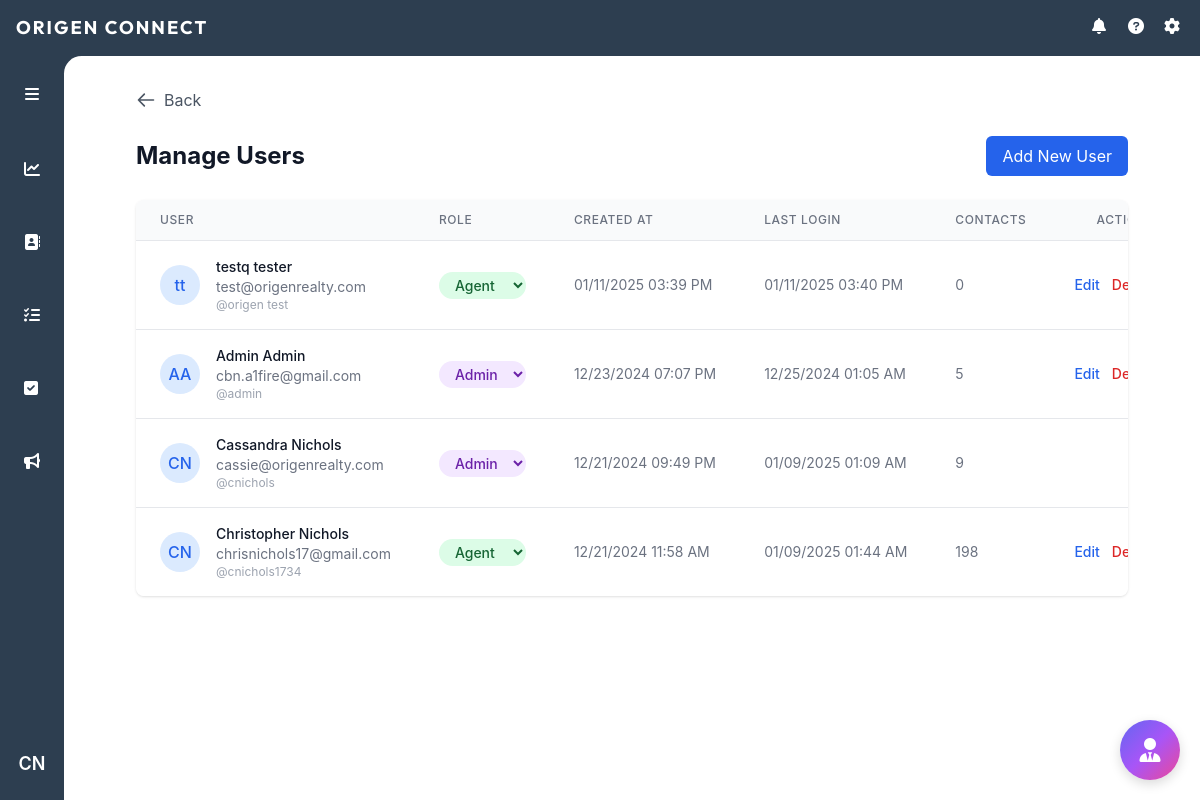
The app's page /manage-users (signed in) with its own data.
### models.py (models this page shows, shortened)
class User(UserMixin, db.Model):
    id = db.Column(db.Integer, primary_key=True)
    username = db.Column(db.String(80), unique=True, nullable=False)
    email = db.Column(db.String(120), unique=True, nullable=False)
    password_hash = db.Column(db.String(128))
    first_name = db.Column(db.String(80), nullable=False)
    last_name = db.Column(db.String(80), nullable=False)
    role = db.Column(db.String(20), nullable=False, default='agent')
    created_at = db.Column(db.DateTime, nullable=False, default=datetime.utcnow)
    last_login = db.Column(db.DateTime)

### routes/auth.py (the view)
@auth_bp.route('/manage-users')
@login_required
@admin_required
def manage_users():
    users = User.query.order_by(User.created_at.desc()).all()
    return render_template('manage_users.html', users=users, format_datetime=format_datetime_cst)

### app.py (called while the page is built)
def create_app():
    app = Flask(__name__)
    app.config.from_object('config.Config')
    db.init_app(app)
    migrate = Migrate(app, db)
    login_manager = LoginManager()
    login_manager.init_app(app)
    login_manager.login_view = 'auth.login'
    app.jinja_env.filters['abs'] = abs
    mail = Mail()
    mail.init_app(app)
    @login_manager.user_loader
    def load_user(user_id):
        return User.query.get(int(user_id))
    app.register_blueprint(main_bp)
    app.register_blueprint(auth_bp)
    app.register_blueprint(tasks_bp)
    app.register_blueprint(contacts_bp)
    app.register_blueprint(daily_todo)
    app.register_blueprint(ai_chat)
    app.register_blueprint(user_todo_bp)
    app.register_blueprint(admin_bp)
    return app

### routes/auth.py (called while the page is built)
def format_datetime_cst(utc_dt):
    if not utc_dt:
        return 'Never'
    central = pytz.timezone('America/Chicago')
    if utc_dt.tzinfo is None:
        utc_dt = pytz.utc.localize(utc_dt)
    central_dt = utc_dt.astimezone(central)
    return central_dt.strftime('%m/%d/%Y %I:%M %p')

def admin_required(f):
    @wraps(f)
    def decorated_function(*args, **kwargs):
        if not current_user.is_authenticated or current_user.role != 'admin':
            flash('You do not have permission to access this page.', 'error')
            return redirect(url_for('main.index'))
        return f(*args, **kwargs)
    return decorated_function

@auth_bp.before_request
def update_last_login():
    if current_user.is_authenticated:
        current_user.last_login = datetime.utcnow()
        try:
            db.session.commit()
        except:
            db.session.rollback()

### templates/manage_users.html
{% extends "base.html" %}
{% block content %}
<div class="container mx-auto px-4 py-8">
    <div class="max-w-6xl mx-auto">
        <button onclick="history.back()" class="flex items-center text-gray-600 hover:text-gray-800 mb-6">
            <svg class="w-5 h-5 mr-2" fill="none" stroke="currentColor" viewBox="0 0 24 24">
                <path stroke-linecap="round" stroke-linejoin="round" stroke-width="2" d="M10 19l-7-7m0 0l7-7m-7 7h18"/>
            </svg>
            Back
        </button>
        <div class="flex justify-between items-center mb-6">
            <h1 class="text-2xl font-bold text-gray-900">Manage Users</h1>
            <a href="{{ url_for('auth.register') }}" class="bg-blue-600 text-white px-4 py-2 rounded-md hover:bg-blue-700">
                Add New User
            </a>
        </div>
        <div class="bg-white rounded-lg shadow overflow-hidden">
            <table class="min-w-full divide-y divide-gray-200">
                <thead class="bg-gray-50">
                    <tr>
                        <th class="px-6 py-3 text-left text-xs font-medium text-gray-500 uppercase tracking-wider">
                            User
                        </th>
                        <th class="px-6 py-3 text-left text-xs font-medium text-gray-500 uppercase tracking-wider">
                            Role
                        </th>
                        <th class="px-6 py-3 text-left text-xs font-medium text-gray-500 uppercase tracking-wider">
                            Created At
                        </th>
                        <th class="px-6 py-3 text-left text-xs font-medium text-gray-500 uppercase tracking-wider">
                            Last Login
                        </th>
                        <th class="px-6 py-3 text-left text-xs font-medium text-gray-500 uppercase tracking-wider">
                            Contacts
                        </th>
                        <th class="px-6 py-3 text-right text-xs font-medium text-gray-500 uppercase tracking-wider">
                            Actions
                        </th>
                    </tr>
                </thead>
                <tbody class="bg-white divide-y divide-gray-200">
                    {% for user in users %}
                    <tr class="hover:bg-gray-50">
                        <td class="px-6 py-4 whitespace-nowrap">
                            <div class="flex items-center">
                                <div class="flex-shrink-0 h-10 w-10 rounded-full bg-blue-100 flex items-center justify-center">
                                    <span class="text-blue-600 font-medium">{{ user.first_name[0] }}{{ user.last_name[0] }}</span>
                                </div>
                                <div class="ml-4">
                                    <div class="text-sm font-medium text-gray-900">
                                        {{ user.first_name }} {{ user.last_name }}
                                    </div>
                                    <div class="text-sm text-gray-500">
                                        {{ user.email }}
                                    </div>
                                    <div class="text-xs text-gray-400">
                                        @{{ user.username }}
                                    </div>
                                </div>
                            </div>
                        </td>
                        <td class="px-6 py-4 whitespace-nowrap">
                            <form method="POST" action="{{ url_for('auth.update_user_role', user_id=user.id) }}" class="inline-flex">
                                <select name="role"
                                        onchange="this.form.submit()"
                                        class="text-sm rounded-full px-3 py-1 font-medium
                                        {% if user.role == 'admin' %}
                                            bg-purple-100 text-purple-800
                                        {% else %}
                                            bg-green-100 text-green-800
                                        {% endif %}
                                        border-0 cursor-pointer hover:bg-opacity-75">
                                    <option value="agent" {% if user.role == 'agent' %}selected{% endif %}>Agent</option>
                                    <option value="admin" {% if user.role == 'admin' %}selected{% endif %}>Admin</option>
                                </select>
                            </form>
                        </td>
                        <td class="px-6 py-4 whitespace-nowrap text-sm text-gray-500">
                            {{ format_datetime(user.created_at) }}
                        </td>
                        <td class="px-6 py-4 whitespace-nowrap text-sm text-gray-500">
                            {{ format_datetime(user.last_login) }}
                        </td>
                        <td class="px-6 py-4 whitespace-nowrap text-sm text-gray-500">
                            {{ user.contacts|length }}
                        </td>
                        <td class="px-6 py-4 whitespace-nowrap text-right text-sm font-medium">
                            <div class="flex justify-end space-x-3">
                                <a href="{{ url_for('auth.edit_user', user_id=user.id) }}"
                                   class="text-blue-600 hover:text-blue-900">
                                    Edit
                                </a>
                                {% if user.id != current_user.id %}
                                <form method="POST" action="{{ url_for('auth.delete_user', user_id=user.id) }}" class="inline">
                                    <button type="submit"
                                            onclick="return confirm('Are you sure you want to delete this user?')"
                                            class="text-red-600 hover:text-red-900">
                                        Delete
                                    </button>
                                </form>
                                {% endif %}
                            </div>
                        </td>
                    </tr>
                    {% endfor %}
                </tbody>
            </table>
        </div>
    </div>
</div>
{% endblock %}

### templates/base.html (shortened to what this page needs)
<!DOCTYPE html>
<html lang="en" data-theme="light">
<head>
    <script src="https://cdn.tailwindcss.com"></script>
    <link href="https://cdn.jsdelivr.net/npm/daisyui@4.7.2/dist/full.min.css" rel="stylesheet" type="text/css" />
    <link rel="stylesheet" href="https://cdnjs.cloudflare.com/ajax/libs/font-awesome/6.0.0/css/all.min.css">
    <link rel="stylesheet" href="{{ url_for('static', filename='css/ai_chat.css') }}">
</head>
<body class="h-screen flex flex-col bg-[#2d3e50]">
<header class="text-white h-14 items-center justify-between hidden md:flex">
    <div class="pl-4 company-name">origen connect</div>
    <div class="flex items-center space-x-4 pr-4 relative">
        {% if current_user.is_authenticated %}
            <i class="fas fa-bell h-5 w-5"></i>
            <i class="fas fa-question-circle h-5 w-5"></i>
            <i class="fas fa-cog h-5 w-5"></i>
        {% else %}
            <a href="{{ url_for('auth.login') }}" class="text-white hover:text-gray-200">
                <i class="fas fa-sign-in-alt h-5 w-5"></i>
            </a>
        {% endif %}
    </div>
</header>
<div class="flex flex-1 overflow-hidden relative">
    <aside id="sidebar" class="w-16 transition-all duration-300 ease-in-out flex-col items-center py-4 z-10 hidden md:flex">
        <div class="w-full flex justify-center mb-8">
            <button id="sidebarToggle" class="p-2.5 rounded-lg hover:bg-[#3d4d63] text-white">
                <i class="fas fa-bars"></i>
            </button>
        </div>
        <div class="relative group mb-8 w-full px-3">
            <a href="{{ url_for('main.dashboard') }}" class="sidebar-link flex items-center p-2.5 rounded-lg hover:bg-[#3d4d63] {% if request.endpoint == 'main.dashboard' %}text-orange-500{% else %}text-white{% endif %}">
                <div class="w-full flex items-center">
                    <div class="flex justify-center w-[24px]">
                        <i class="fas fa-chart-line"></i>
                    </div>
                </div>
            </a>
        </div>
        <div class="relative group mb-8 w-full px-3">
            <a href="{{ url_for('main.index') }}" class="sidebar-link flex items-center p-2.5 rounded-lg hover:bg-[#3d4d63] {% if request.endpoint == 'main.index' %}text-orange-500{% else %}text-white{% endif %}">
                <div class="w-full flex items-center">
                    <div class="flex justify-center w-[24px]">
                        <i class="fas fa-address-book"></i>
                    </div>
                </div>
            </a>
        </div>
        <div class="relative group mb-8 w-full px-3">
            <a href="{{ url_for('tasks.tasks') }}" class="sidebar-link flex items-center p-2.5 rounded-lg hover:bg-[#3d4d63] {% if request.endpoint == 'tasks.tasks' %}text-orange-500{% else %}text-white{% endif %}">
                <div class="w-full flex items-center">
                    <div class="flex justify-center w-[24px]">
                        <i class="fas fa-tasks"></i>
                    </div>
                </div>
            </a>
        </div>
        <div class="relative group mb-8 w-full px-3">
            <a href="{{ url_for('user_todo.user_todo') }}" class="sidebar-link flex items-center p-2.5 rounded-lg hover:bg-[#3d4d63] {% if request.endpoint == 'user_todo.user_todo' %}text-orange-500{% else %}text-white{% endif %}">
                <div class="w-full flex items-center">
                    <div class="flex justify-center w-[24px]">
                        <i class="fas fa-check-square"></i>
                    </div>
                </div>
            </a>
        </div>
        <div class="relative group mb-8 w-full px-3">
            <a href="{{ url_for('main.marketing') }}" class="sidebar-link flex items-center p-2.5 rounded-lg hover:bg-[#3d4d63] {% if request.endpoint == 'main.marketing' %}text-orange-500{% else %}text-white{% endif %}">
                <div class="w-full flex items-center">
                    <div class="flex justify-center w-[24px]">
                        <i class="fas fa-bullhorn"></i>
                    </div>
                </div>
            </a>
        </div>
        {% if current_user.is_authenticated %}
            <div class="relative group w-full flex justify-center">
                <button
                    id="userIcon"
                    class="w-10 h-10 rounded-full hover:bg-[#3d4d63] text-white flex items-center justify-center text-lg font-semibold transition-colors duration-200"
                >
                    {{ current_user.first_name[0] }}{{ current_user.last_name[0] }}
                </button>
            </div>
        {% endif %}
    </aside>
    <main class="flex-1 overflow-auto bg-white md:absolute inset-0 md:ml-16 md:rounded-tl-[1.1rem] pb-14 md:pb-0 transition-all duration-300" id="mainContent">
        <div class="content-wrapper">
            {% block content %}{% endblock %}
        </div>
    </main>
</div>
</body>
</html>

### templates/base.html (style rules this page uses)
body { font-family: -apple-system, "SF Pro Display", "Helvetica Neue", Helvetica, Arial, sans-serif; }
.company-name { font-family: "Outfit", sans-serif; letter-spacing: 2px; text-transform: uppercase; font-size: 1.15rem; font-weight: 700; }
:root { --sidebar-width: 4rem; --sidebar-expanded-width: 11rem; }
#sidebar .sidebar-link { padding: 0.625rem 0.75rem; }

### records on screen
User: first_name "C", last_name "N", first_name "Cassandra", last_name "Nichols", email "cassie@origenrealty.com", username "cnichols", role "Admin", created_at "12/21/2024 09:49 PM", last_login "01/09/2025 01:09 AM", contacts|length "9"
User: first_name "t", last_name "t", first_name "testq", last_name "tester", email "test@origenrealty.com", username "origen test", role "Agent", created_at "01/11/2025 03:39 PM", last_login "01/11/2025 03:40 PM", contacts|length "0"
User: first_name "A", last_name "A", first_name "Admin", last_name "Admin", email "cbn.a1fire@gmail.com", username "admin", role "Admin", created_at "12/23/2024 07:07 PM", last_login "12/25/2024 01:05 AM", contacts|length "5"
User: first_name "C", last_name "N", first_name "Christopher", last_name "Nichols", email "chrisnichols17@gmail.com", username "cnichols1734", role "Agent", created_at "12/21/2024 11:58 AM", last_login "01/09/2025 01:44 AM", contacts|length "198"
